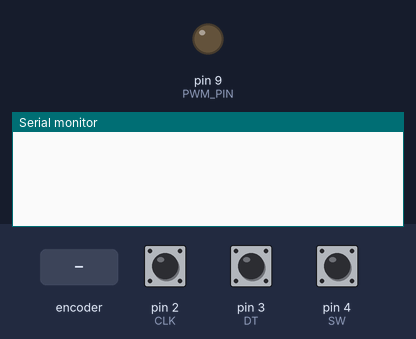
A sketch run on a simulated Arduino Uno, built with avr-gcc and run on an emulated ATmega328P. Parts: output pins drawn as LEDs (lit = HIGH), the last lines printed to the serial monitor. The test bench sets the inputs (shaded band); at power-on: pin 4 (SW) HIGH, pin 2 (CLK) HIGH, pin 3 (DT) HIGH.

Above: at 1.2 s.
1.3 s: rotary encoder on pin 2 (CLK) / pin 3 (DT) turned 1 step (first pin leading)
At 2.2 s:
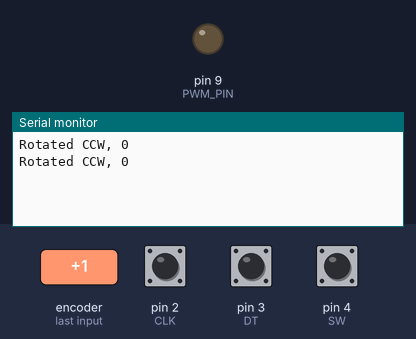
3.0 s: pin 4 (SW) pulled LOW for 0.15 s
At 4.0 s:
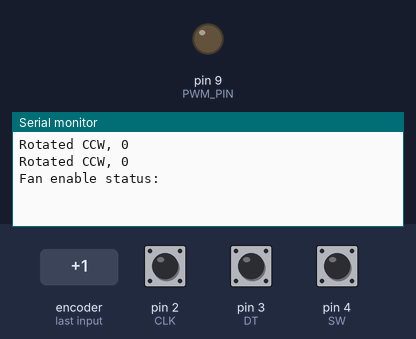
4.6 s: rotary encoder on pin 2 (CLK) / pin 3 (DT) turned 2 steps (second pin leading)
At 5.7 s:
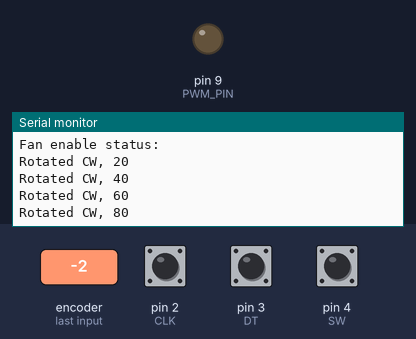
Timing chart, 0 to 7.6 s (numbered marks = the images above; inputs shaded):
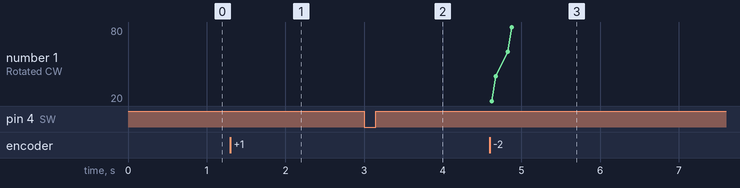

The sketch:

TestIrrigation.ino
```cpp
#define CLK 2
#define DT 3
#define SW 4
#define PWM_PIN 9

int lastCLKState;
int currentCLKState;
bool fanEn = false;
int fanPWM = 0;
char buffer[50];

void setup(){
  pinMode(CLK, INPUT);
  pinMode(DT, INPUT);
  pinMode(SW, INPUT_PULLUP);
  pinMode(PWM_PIN, OUTPUT); // Set PWM pin as output
  Serial.begin(9600);
  lastCLKState = digitalRead(CLK);
}

void loop(){
  currentCLKState = digitalRead(CLK);

  if (currentCLKState != lastCLKState){
    if(digitalRead(DT) != currentCLKState){

      if (fanPWM > 0){
        fanPWM -= 20;
      } else{
        fanPWM = 0;
      }
      sprintf(buffer, "Rotated CCW, %d\n", fanPWM);
      Serial.print(buffer);
    }
    else{
//      Serial.printf("Rotated CW");
      if (fanPWM < 255){
        fanPWM += 20;
      } else {
        fanPWM = 255;
      }
      sprintf(buffer, "Rotated CW, %d\n", fanPWM);
      Serial.print(buffer);
    }
    }
    lastCLKState = currentCLKState;
    if (digitalRead(SW) == LOW) {
        sprintf(buffer, "Fan enable status: %b\n", fanEn);
        Serial.println(buffer);
        fanEn != fanEn;
        delay(200);  // Debounce delay
  }
  if(fanEn){
    analogWrite(PWM_PIN, fanPWM);
  }
  else
    analogWrite(PWM_PIN, 0);

}
```

Measured:
- after the input at 1.3 s, the serial monitor: prints a new line at once (image 1)
- after the input at 3.0 s, the serial monitor: prints a new line at once (image 2)
- after the input at 4.6 s, the serial monitor: prints a new line at once (image 3)
